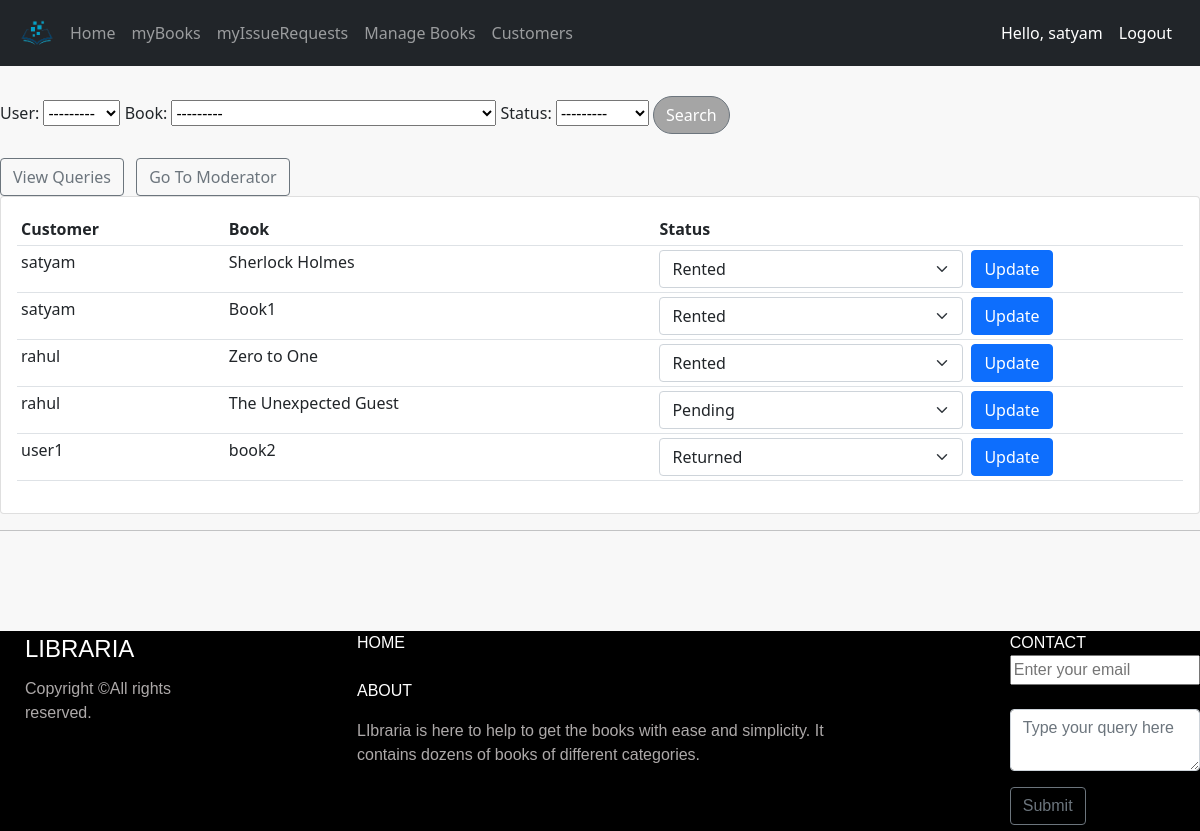
The app's page /customers/ (signed in), older data.
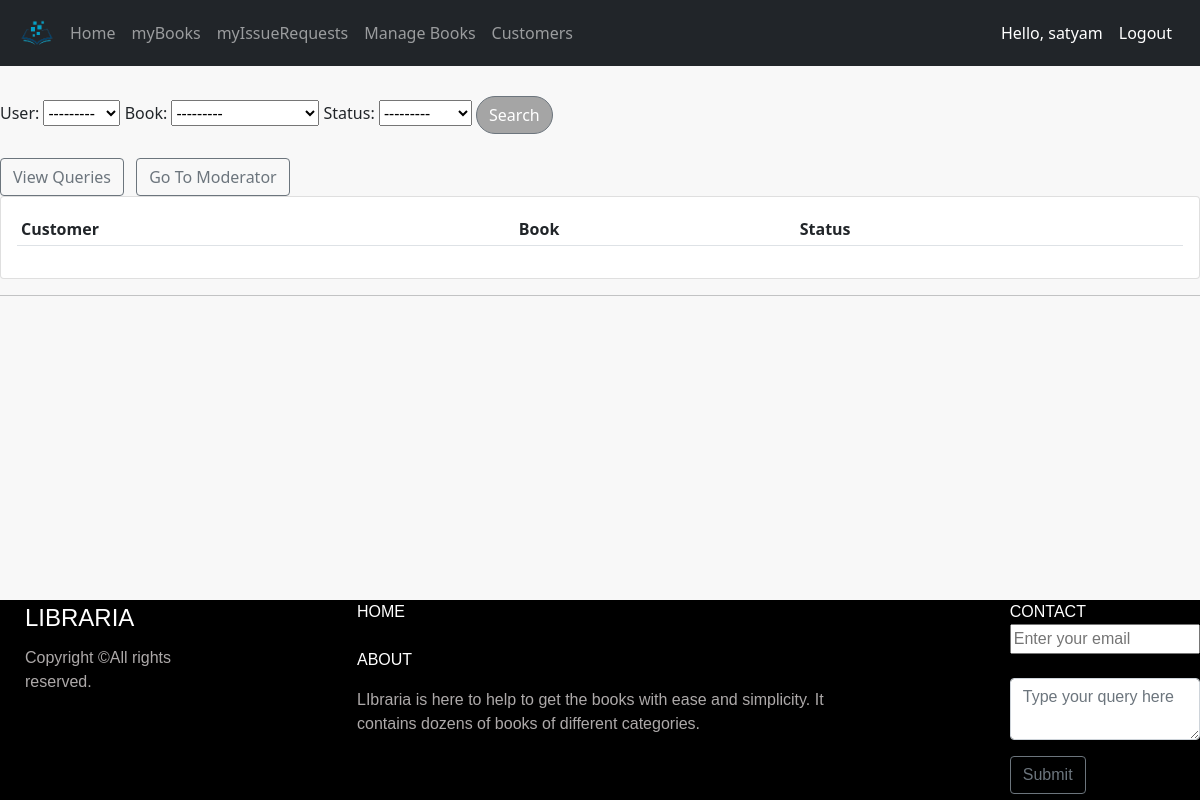
The same page, newer data.
### accounts/models.py (models this page shows, shortened)
class Order(models.Model):
    STATUS=(('Rented','Rented'),('Pending','Pending'),('Returned','Returned'))
    user=models.ForeignKey(User,on_delete=models.CASCADE,null=True)
    book=models.ForeignKey(Book, max_length=200, on_delete=models.SET_NULL,null=True)
    status=models.CharField(max_length=200, null=True,choices=STATUS)
    dateordered=models.DateTimeField(auto_now_add=True, null=True)

class Book(models.Model):
    name=models.CharField(max_length=200, null= True)
    category=models.ForeignKey(Category,on_delete=models.CASCADE,max_length=200,null=True)
    author=models.CharField(max_length=200,null=True)
    quantity=models.IntegerField(null=True,blank=True)
    language=models.CharField(max_length=100,null=True,blank=True)
    dimennsions=models.CharField(max_length=100,null=True,blank=True)
    description=models.TextField(max_length=500,null=True,blank=True)
    image=models.ImageField(default='defaultbook.png',null=True,blank=True)
    upvote=models.ManyToManyField(User,blank=True,related_name='upvote')
    downvote=models.ManyToManyField(User,blank=True,related_name='downvote')
    def __str__(self):
        return self.name

### accounts/decorators.py (the view)
        def wrap_func(request,*args, **kwargs):
            group=None
            if request.user.groups.exists():
                group=request.user.groups.all()[0].name
            if group in allowed_roles:
                return view_func(request,*args, **kwargs)
            else:
                return HttpResponse("not authorized")

### accounts/views.py (called while the page is built)
@login_required(login_url='login')
@allowedUsers(['admin'])
def customers(request):
    group_admin=Group.objects.get(name='admin')
    admin_users=User.objects.filter(groups=group_admin)
    orders=Order.objects.all().order_by('user','dateordered')
    myfilter=Orderfilter(request.GET,queryset=orders)
    orders=myfilter.qs
    context={'orders':orders,'myfilter':myfilter,'admin_users':admin_users}
    return render(request, 'accounts/customers.html',context)

### accounts/templates/accounts/customers.html (shortened to what this page needs)
{% extends 'accounts/main.html' %} {% block content %}
<br><br>
<br><br>
<form action="" method="GET">
  {{myfilter.form}}
<button class="btn btn-secondary search input" type="submit">Search</button>
</form>
<br>
<div class="btns">
  <a href="" type="button" class="btn btn-outline-secondary me-2">View Queries</a>
  <a href="{% url 'moderator' %}" type="button" class="btn btn-outline-secondary me-2">Go To Moderator</a>
</div>
<div class="row">
  <div class="col-md">
    <div class="card card-body">
      <table class="table table-sm">
        <tr>
          <th>Customer</th>
          <th>Book</th>
          <th>Status</th>
          <th></th>
        </tr>
        {% for i in orders %}
        <tr>
          <form action="{% url 'saveorder' i.id  %}" method="POST">
            <td>{{i.user}}</td>
            <td>{{i.book.name}}</td>
            <td><select name="status" class="form-select" aria-label="Default select example">
              <option selected>{{i.status}}</option>
            </select></td>
            <td>
              <input type="submit" value="Update" class="btn btn-primary sm">
            </td>
          </form>
        </tr>
        {% endfor %}
      </table>
    </div>
  </div>
</div>
{% endblock %}

### accounts/templates/accounts/main.html (shortened to what this page needs)
{% load static %}
<!DOCTYPE html>
<html lang="en">
<head>
    <link href="https://cdn.jsdelivr.net/npm/bootstrap@5.1.3/dist/css/bootstrap.min.css" rel="stylesheet"
 />
    <link rel="stylesheet" href="{% static '/css/style.css' %}">
    <link href="https://cdn.jsdelivr.net/npm/select2@4.1.0-rc.0/dist/css/select2.min.css" rel="stylesheet" />
    <link rel="stylesheet" href="https://cdnjs.cloudflare.com/ajax/libs/select2/4.0.13/css/select2.min.css" />
</head>
<body>
    {% include 'accounts/navbar.html' %}
    {%block content %}
    {% endblock %}
    <hr />
</body>
{% include 'accounts/footer.html' %}
</html>

### accounts/templates/accounts/navbar.html (shortened to what this page needs)
{% load static %}
<nav  class="navbar navbar-expand-lg navbar-dark bg-dark fixed-top">
    <div class="container-fluid">
      <img id="logo" src="{% static 'images/logo.png' %}" alt="" height="50px">
      <div class="collapse navbar-collapse" id="navbarSupportedContent">
        <ul class="navbar-nav me-auto mb-2 mb-lg-0" role="tablist">
          <li class="nav-item ">
            <a class="nav-link "   aria-current="page" href="{% url 'home' %}">Home</a>
          </li>
          <li class="nav-item">
            <a class="nav-link " aria-current="page" href="{% url 'mybooks' %}">myBooks</a>
          </li>
          <li class="nav-item">
            <a class="nav-link" aria-current="page" href="{% url 'myissuerequest' %}">myIssueRequests</a>
          </li>
          {% if request.user in admin_users %}
          <li class="nav-item">
            <a class="nav-link" aria-current="page" href="{% url 'books' %}">Manage Books</a>
          </li>
          <li class="nav-item">
            <a class="nav-link" aria-current="page" href="{% url 'customers' %}">Customers</a>
          </li>
          {%  endif %}
        </ul>
        {% if user.is_authenticated %}
        <span class="hello">Hello, {{request.user}}</span>
        <a class="nav-link hello" href="{% url 'logout' %}">Logout</a>
        {% else %}
        <a class="btn btn-outline-success me-2" href="{% url 'login' %}" role="button">Login</a>
        <a class="btn btn-outline-danger me-2" href="{% url 'register' %}" role="button">Register</a>
        {% endif %}
      </div>
    </div>
  </nav>

### accounts/templates/accounts/footer.html (shortened to what this page needs)
<div id="footer">
    <footer class="footer">
        <div class="copyright">
            <p class="sectionTitle title">LIBRARIA</p>
            Copyright &copy;All rights reserved.
        </div>
        <div class="container1">
            <a href="{% url 'home' %}" id="home">HOME</a><br>
            <p class="SectionTitle" style="color:white;">ABOUT</p>
            <div class="section">LIbraria is here to help to get the books with ease and simplicity. It contains dozens
                of books of different categories.</div>
        </div>
        <div class="container2">
            <div class="SectionTitle" style="color:white;">CONTACT</div>
            <div class="section">
                <form action="{% url 'savequery' %}" method="POST">
                    <input style="width:100%;" type="email" name="emailid" placeholder="Enter your email" id=""><br><br>
                    <div class="mb-3">
                        <textarea class="form-control" name="query" placeholder="Type your query here" id="query"
                            rows="2"></textarea>
                    </div>
                    <input type="submit" value="Submit" class="btn btn-outline-secondary sm">
                </form>
            </div>
        </div>
    </footer>
</div>

### static/css/style.css (style rules this page uses)
body { background-color: rgba(248, 248, 248, 0.904); }
.input { border-radius: 20px; background-color: rgba(0, 0, 0, 0.336); }

### accounts/templates/accounts/navbar.html (style rules this page uses)
.hello { color:white; }

### accounts/templates/accounts/footer.html (style rules this page uses)
html { position: relative; min-height: 100%; }
body { margin-bottom: 300px; }
footer { width: 100%; }
.footer { position: absolute; bottom: 0; display: flex; width: 100%; background-color: black; color: rgb(173, 169, 169); font-family: 'Alegreya Sans', sans-serif; height: 200px; }
.title { font-size: x-large; font-weight: 500; }
.copyright { margin-left: 25px; padding-right: 150px; list-style: none; }
.sectionTitle { margin-bottom: 10px; color: white; }
.container1 { display: flex; flex-direction: column; width: 600px; margin-right: 150px; }
#home { text-decoration: none; color: white; font-weight: 100; }

Row changes from the older to the newer data that the page shows:
removed Order: user "satyam", book.name "Sherlock Holmes", status "Rented"
removed Order: user "satyam", book.name "Book1", status "Rented"
removed Order: user "rahul", book.name "Zero to One", status "Rented"
removed Order: user "rahul", book.name "The Unexpected Guest", status "Pending"
removed Order: user "user1", book.name "book2", status "Returned"
